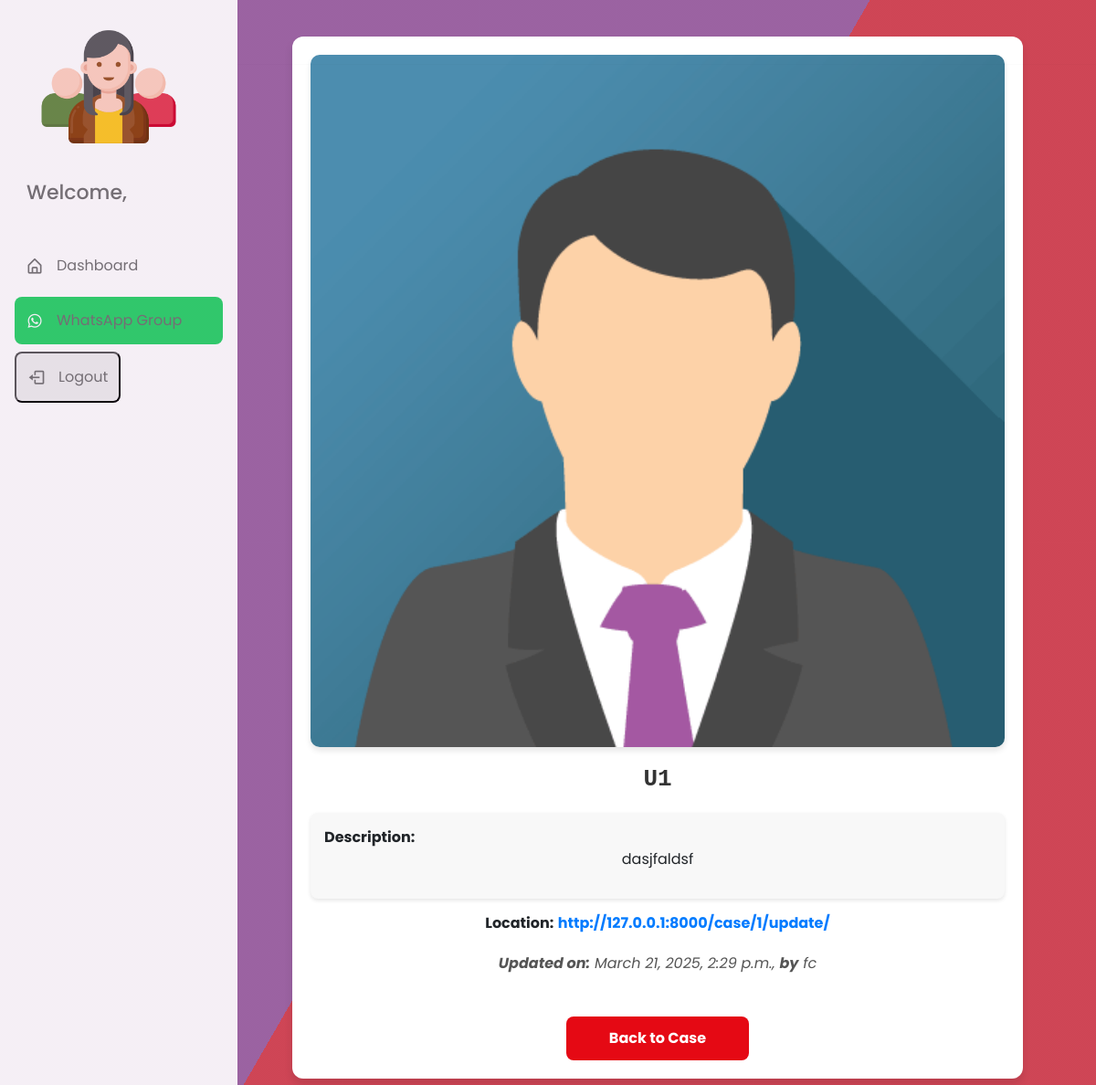
/case/1/1 (signed in), run on the app's committed database.
### home/models.py (models this page shows, shortened)
class CaseUpdate(models.Model):
    case = models.ForeignKey(Case, on_delete=models.CASCADE, related_name="updates")
    timestamp = models.DateTimeField(auto_now_add=True)  # Auto stores update time
    title = models.CharField(max_length=100)
    location = models.URLField(blank=True, null=True)  # Optional URL
    description = models.TextField()
    image = models.ImageField(upload_to='static/case_images/', blank=True, null=True)  # Optional image
    updated_by = models.CharField(max_length=100, default="Admin")

### home/views.py (the view)
# urls.py: path("case/<int:case_id>/<int:update_id>", views.caseUpdateDetails, name="case_update_details"),
@login_required(login_url='home')
def caseUpdateDetails(request, case_id, update_id):
    if is_admin(request.user):
        base_template = 'admin_base.html'
    else:
        base_template = 'member_base.html'
    case = get_object_or_404(Case, id=case_id)
    update = get_object_or_404(case.updates, id=update_id)
    return render(request, 'case_update_details.html', {'case': case, 'update': update, 'base_template': base_template})

### home/views.py (called while the page is built)
def is_admin(user):
    return user.groups.filter(name='ADMIN').exists()

### templates/case_update_details.html (shortened to what this page needs)
{% extends base_template %}
{% block content %}
{% load static %}
<div class="case-container">
    {% if update.image %}
    <img src="{{ update.image.url }}" alt="{{ update.title }}" class="case-image">
    {% endif %}
    <h1 class="case-title">{{ update.title }}</h1>
    <div class="case-description">
        <strong>Description:</strong>
        <p>{{ update.description }}</p>
    </div>
    {% if update.location %}
    <p class="case-info"><strong>Location:</strong> <a href="{{ update.location }}" target="_blank">{{ update.location }}</a></p>
    {% endif %}
    <p class="created-date"><strong>Updated on:</strong> {{ update.timestamp }}, <strong>by</strong> {{ update.updated_by }}</p>
    <a href="{% url 'case_details' case.id %}" class="back-button">Back to Case</a>
</div>
{% endblock %}

### templates/member_base.html (style rules this page uses)
p { text-align: center; }
body { padding-left: 240px; }
h1 { font-family: monospace; }
:root { --body-color: #ebf0ff; --sidebar-color: #fff; --primary-color: #4070f4; --primary-color-light: #f6f5ff; --toggle-color: #ddd; --text-color: #707070; --tran-02: all 0.2s ease; --tran-03: all 0.3s ease; --tran-04: all 0.4s ease; --tran-05: all 0.5s ease; }
* { margin: 0; padding: 0; box-sizing: border-box; font-family: "Poppins", sans-serif; }
body { min-height: 100%; background-color: var(--body-color); transition: var(--tran-05); }

### templates/case_update_details.html (style rules this page uses)
.case-container { max-width: 800px; margin: 40px auto; padding: 20px; background-color: #fff; border-radius: 12px; box-shadow: 0px 6px 10px rgba(0, 0, 0, 0.1); text-align: center; }
.case-image { width: 100%; border-radius: 10px; margin-bottom: 20px; box-shadow: 0px 4px 6px rgba(0, 0, 0, 0.1); }
.case-title { font-size: 26px; font-weight: bold; margin-bottom: 20px; text-transform: uppercase; color: #333; }
.case-description { background-color: #f8f8f8; padding: 15px; border-radius: 8px; font-size: 16px; text-align: justify; line-height: 1.5; box-shadow: 0px 2px 4px rgba(0, 0, 0, 0.1); }
.case-info { font-size: 16px; margin-top: 15px; }
.case-info a { color: #007bff; text-decoration: none; font-weight: bold; }
.created-date { font-style: italic; color: #555; margin-top: 20px; }
.back-button { display: inline-block; margin: 30px auto 0; padding: 12px 20px; background-color: #e50914; color: white; border-radius: 8px; text-decoration: none; font-weight: bold; width: 200px; text-align: center; transition: background-color 0.3s ease; }

### data on the page
CaseUpdate: image (picture), title "U1", description "dasjfaldsf", location "http://127.0.0.1:8000/case/1/update/", timestamp "March 21, 2025, 2:29 p.m.", updated_by "fc"
